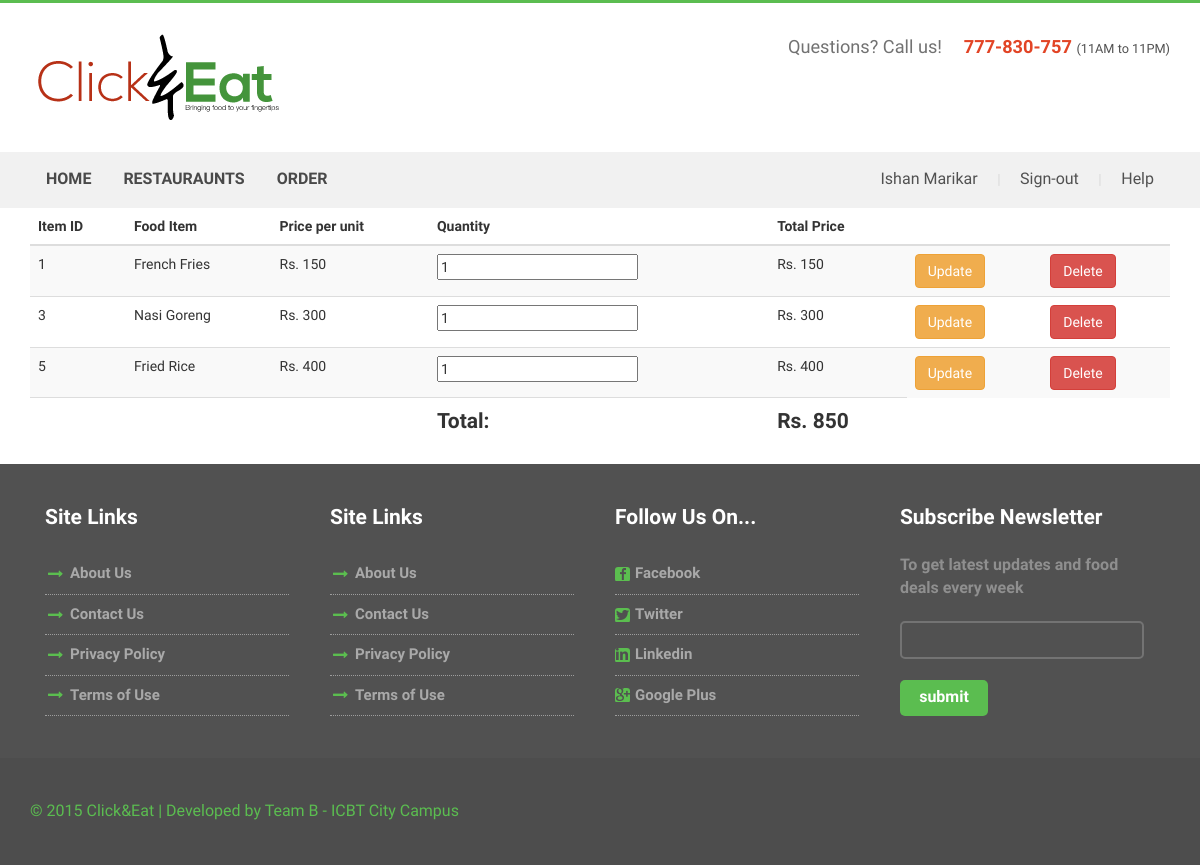
Before: /ShoppingCart.php (signed in) with the older database file.
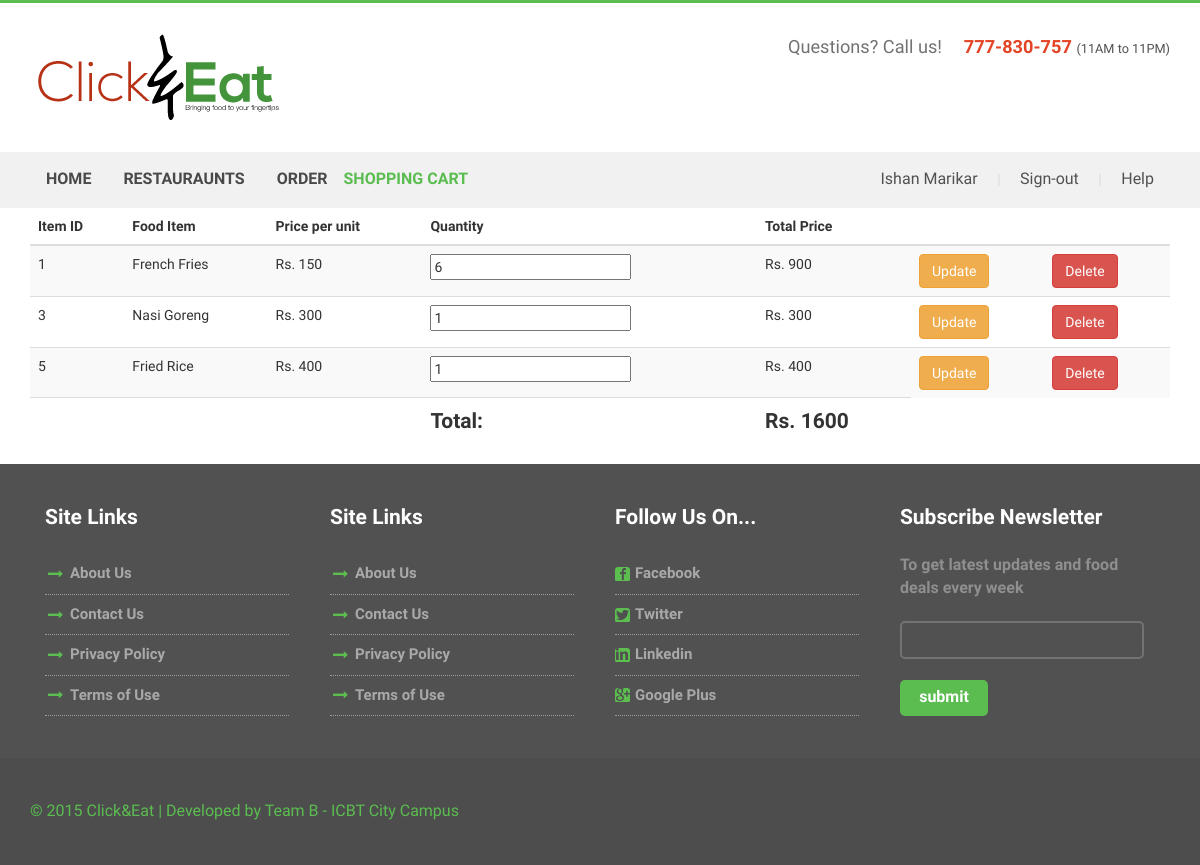
After: the same page with the newer database file.
### tables this page shows
CREATE TABLE IF NOT EXISTS `pages` (
  `pageID` int(11) NOT NULL AUTO_INCREMENT,
  `pageTitle` text NOT NULL,
  `pageLocation` text NOT NULL,
  PRIMARY KEY (`pageID`)
);

CREATE TABLE IF NOT EXISTS `cart_items` (
  `cartItem_ID` int(11) NOT NULL AUTO_INCREMENT,
  `meal_id` int(11) NOT NULL,
  `quantity` int(11) NOT NULL,
  `cartId` int(11) NOT NULL,
  PRIMARY KEY (`cartItem_ID`),
  KEY `FK_cart_items_meal` (`meal_id`),
  KEY `FK_cart_items_cart` (`cartId`),
  CONSTRAINT `FK_cart_items_cart` FOREIGN KEY (`cartId`) REFERENCES `cart` (`cartId`),
  CONSTRAINT `FK_cart_items_meal` FOREIGN KEY (`meal_id`) REFERENCES `meal` (`meal_id`)
);

CREATE TABLE IF NOT EXISTS `meal` (
  `meal_id` int(11) NOT NULL AUTO_INCREMENT,
  `mealName` text NOT NULL,
  `mealDescription` text NOT NULL,
  `mealPrice` int(11) NOT NULL,
  `restaurantId` int(11) NOT NULL,
  PRIMARY KEY (`meal_id`),
  KEY `FK_RestaurantId` (`restaurantId`),
  CONSTRAINT `FK_RestaurantId` FOREIGN KEY (`restaurantId`) REFERENCES `restaurant` (`Restaurant_ID`)
);

### includes/database.class.php (called while the page is built, shortened)
<?php
class Database
{
	private function createConnection()
	{
		try {
			$dsn = "mysql:host=".HOST.";dbname=".DATABASE;
			$database  = new \PDO($dsn, USERNAME, PASSWORD);
			$database->setAttribute(\PDO::ATTR_ERRMODE, \PDO::ERRMODE_EXCEPTION);
			return $database;
		} catch (\Exception $ex) {
			throw $ex;
		}
	}
	public function query( $query, $queryParameters )
	{
		try {
			$connection = $this->createConnection();
			if (empty($queryParameters)) {
				$preparedStatement = $connection->query($query);
			} else {
				$preparedStatement = $connection->prepare($query);
			}
			if (!empty($queryParameters)) {
				$preparedStatement->execute($queryParameters);
			}
			$result = $preparedStatement->fetchAll();
			return $result;
		} catch (\Exception $ex) {
			$GLOBALS['error'] = $ex->getMessage();
			throw $ex;
		}
	}
}

### includes/ShoppingCart.class.php (called while the page is built, shortened)
<?php
	require_once("database.class.php");
class ShoppingCart extends \FinalProject\Database{
	public function getAllItems($userId)
	{
		$sql = "SELECT cart.cartId,
				cart.userId,
				cart_items.cartItem_ID,
				meal.meal_id, meal.mealName,
				meal.mealDescription,
				cart_items.quantity,
				meal.mealPrice, meal.restaurantId
				from cart
				INNER JOIN cart_items
				ON cart.cartId = cart_items.cartId
				INNER JOIN meal
				ON cart_items.meal_id = meal.meal_id
				WHERE userId = :userId";
		$queryParameters = array(
			":userId" => $userId
		);
		$result = $this->query($sql, $queryParameters);
		return $result;
	}
}

### ShoppingCart.php (the view, shortened to what the rows shown need)
<?php
	include_once("includes/webpage.class.php");
	require_once("includes/shoppingcart.class.php");
	$shoppingCart = new ShoppingCart();
	$webPage = new \FinalProject\WebPage("Shopping Cart");
	$headerContent = $webPage->addHeader();
	echo $headerContent;
	if (isset($_SESSION['currentUserID'])) {
		$currentUserID = $_SESSION['currentUserID'];
		$cartItems = $shoppingCart->getAllItems($currentUserID);
		$shoppingCart->getUserCart($currentUserID);
	}
	if (isset($_REQUEST['action'])) {
		if ($_REQUEST['action'] == "add") {
			if (isset($_REQUEST['product_id'])) {
				$productId = $_REQUEST['product_id'];
				$shoppingCart->addToCart($productId, 1);
			}
		}
		if ($_REQUEST['action'] == "delete") {
			if (isset($_REQUEST['cart_item'])) {
				$cartItems = $_REQUEST['cart_item'];
				$shoppingCart->removeFromCart($cartItems);
			}
		}
		if ($_REQUEST['action'] == "update") {
			if (isset($_REQUEST['cart_item']) && $_REQUEST['quantity']) {
				$cartItems = $_REQUEST['cart_item'];
				$quantity = $_REQUEST['quantity'];
				$shoppingCart->updateQuantity($cartItems, $quantity);
			}
		}
		header("Location: shoppingcart.php");
	} else {
		?>
		<div class="container">
		<table class="table table-striped">
		<thead>
		<tr>
			<th>Item ID</th>
			<th>Food Item</th>
			<th>Price per unit</th>
			<th>Quantity</th>
			<th>Total Price</th>
			<th></th>
			<th></th>
		</tr>
		</thead>
		<tbody>
		<?php if (!empty($cartItems)) {
			foreach ($cartItems as $item) {
				?>
				<tr>
					<td><?php echo $item['meal_id'] ?></td>
					<td><?php echo $item['mealName'] ?></td>
					<td><?php echo "Rs. " . $item['mealPrice'] ?></td>
					<form action="shoppingcart.php" method="get" onclick="return validate()">
						<td><?php echo("<input id='quantity' name ='quantity' value='{$item['quantity']}'>") ?></td>
						<td><?php $price = $item['mealPrice'] * $item['quantity'];
								echo "Rs. " . $price;
							?></td>
						<td>
							<button type="submit" class="updateButton btn btn-warning">Update</button>
						</td>
						<td><a class="deleteButton btn btn-danger"
						       href="<?php echo("shoppingcart.php?action=delete&cart_item=" . $item['cartItem_ID']); ?>">Delete</a>
						</td>
					</form>
				</tr>
			<?php } ?>
		<?php
		} else {
			echo("<h4>No items in the shopping cart.</h4>");
		}
	}?>
	</tbody>
	</table>
</div>
<?php
	$footerContent = $webPage->addFooter();
	echo $footerContent;

### includes/webpage.class.php (shortened to what the rows shown need)
<?php
require_once("database.class.php");
class WebPage extends Database
{
	var $siteName;
	var $copyrightYear;
	var $developedBy;
	var $title;
	public function __construct( $title )
	{
		$this->copyrightYear = date("Y");
		$this->developedBy = "Team B - ICBT City Campus";
		$this->siteName = "Click&Eat";
		$this->title = $title;
	}
	public function addHeader()
	{
		$content = "<!DOCTYPE html> ";
		$content .= "<html> ";
		$content .= "<head> ";
		$content .= "<title>{$this->title} | {$this->siteName}</title> ";
		$content .= "<link href='/css/bootstrap.css' rel='stylesheet' type='text/css' /> ";
		$content .= " ";
		$content .= "<script src='/js/jquery.min.js'></script> ";
		$content .= " ";
		$content .= "<link href='/css/style.css' rel='stylesheet' type='text/css' media='all' /> ";
		$content .= " ";
		$content .= "<meta name='viewport' content='width=device-width, initial-scale=1'> ";
		$content .= "<script type='application/x-javascript'> addEventListener('load', function() { setTimeout(hideURLbar, 0); }, false); function hideURLbar(){ window.scrollTo(0,1); }</script> ";
		$content .= " ";
		$content .= "<link href='http://fonts.googleapis.com/css?family=Source+Sans+Pro:200,300,400,600,700,900,200italic,300italic,400italic,600italic,700italic,900italic' rel='stylesheet' type='text/css'> ";
		$content .= "<link href='http://fonts.googleapis.com/css?family=Lobster+Two:400,400italic,700,700italic' rel='stylesheet' type='text/css'> ";
		$content .= " ";
		$content .= "<script src='/js/wow.min.js'></script> ";
		$content .= "<link href='/css/animate.css' rel='stylesheet' type='text/css' /> ";
		$content .= "<script> ";
		$content .= "new WOW().init(); ";
		$content .= "</script> ";
		$content .= "<script type='text/javascript' src='/js/move-top.js'></script> ";
		$content .= "<script type='text/javascript' src='/js/easing.js'></script> ";
		$content .= "<script type='text/javascript'> ";
		$content .= "jQuery(document).ready(function($) { ";
		$content .= "$('.scroll').click(function(event){		 ";
		$content .= "event.preventDefault(); ";
		$content .= "$('html,body').animate({scrollTop:$(this.hash).offset().top},1200); ";
		$content .= "}); ";
		$content .= "}); ";
		$content .= "</script> ";
		$content .= "</head> ";
		$content .= "<body> ";
		$content .= " ";
		$content .= "<div class='header'> ";
		$content .= "<div class='container'> ";
		$content .= "<div class='top-header'> ";
		$content .= "<div class='logo'> ";
		$content .= "<a href='./index.php'><img src='/images/logo.png' class='img-responsive' alt='' /></a> ";
		$content .= "</div> ";
		$content .= "<div class='queries'> ";
		$content .= "<p>Questions? Call us!<span>777-830-757 </span><label>(11AM to 11PM)</label></p> ";
		$content .= "</div> ";
		$content .= "<div class='clearfix'></div> ";
		$content .= "</div> ";
		$content .= "</div> ";
		$content .= "<div class='menu-bar'> ";
		$content .= "<div class='container'> ";
		$content .= "<div class='top-menu'> ";
		$content .= "<ul> ";
		$content .= $this->addNavigationBar();
		$content .= "</ul> ";
		$content .= "</div> ";
		$content .= "<div class='login-section'> ";
		$content .= "<ul> ";
		if (isset($_SESSION['isLogged']) and $_SESSION['isLogged'] == true) {
			$content .= "<li><a href='#'>{$_SESSION['fullName']}</a>  </li> | ";
			$content .= "<li><a href='./includes/functions.php?action=logout'>Sign-out</a> </li> | ";
		} else {
			$content .= "<li><a href='#sign-in' data-toggle='modal' data-target='#signinModal'>Login</a>  </li> | ";
			$content .= "<li><a href='./register.php'>Register</a> </li> | ";
		}
		$content .= "<li><a href='#'>Help</a></li> ";
		$content .= "<div class='clearfix'></div> ";
		$content .= "</ul> ";
		$content .= "</div> ";
		$content .= "<div class='clearfix'></div> ";
		$content .= "</div> ";
		$content .= "</div> ";
		$content .= "</div> ";
		return $content;
	}
	private function addNavigationBar()
	{
		$sql = "SELECT * from pages";
		$queryParameters = "";
		$result = $this->query($sql, $queryParameters);
		$content = "";
		foreach ($result as $pages) {
			if ($this->title == $pages['pageTitle']) {
				$content .= "<li class='active'><a href='./{$pages['pageLocation']}'>{$pages['pageTitle']}</a></li>";
			} else {
				$content .= "<li><a href='./{$pages['pageLocation']}'>{$pages['pageTitle']}</a></li>";
			}
		}
		$content .= "<div class='clearfix'></div>";
		return $content;
	}
	public function addFooter()
	{
		$content = "<div class='contact-section' id='contact'>";
		$content .= "<div class='container'>";
		$content .= "<div class='contact-section-grids'>";
		$content .= "<div class='col-md-3 contact-section-grid wow fadeInLeft' data-wow-delay='0.4s'>";
		$content .= "<h4>Site Links</h4>";
		$content .= "<ul>";
		$content .= "<li><i class='point'></i></li>";
		$content .= "<li class='data'><a href='#'>About Us</a></li>";
		$content .= "</ul>";
		$content .= "<ul>";
		$content .= "<li><i class='point'></i></li>";
		$content .= "<li class='data'><a href='#'>Contact Us</a></li>";
		$content .= "</ul>";
		$content .= "<ul>";
		$content .= "<li><i class='point'></i></li>";
		$content .= "<li class='data'><a href='#'>Privacy Policy</a></li>";
		$content .= "</ul>";
		$content .= "<ul>";
		$content .= "<li><i class='point'></i></li>";
		$content .= "<li class='data'><a href='#'>Terms of Use</a></li>";
		$content .= "</ul>";
		$content .= "</div>";
		$content .= "<div class='col-md-3 contact-section-grid wow fadeInLeft' data-wow-delay='0.4s'>";
		$content .= "<h4>Site Links</h4>";
		$content .= "<ul>";
		$content .= "<li><i class='point'></i></li>";
		$content .= "<li class='data'><a href='#'>About Us</a></li>";
		$content .= "</ul>";
		$content .= "<ul>";
		$content .= "<li><i class='point'></i></li>";
		$content .= "<li class='data'><a href='#'>Contact Us</a></li>";
		$content .= "</ul>";
		$content .= "<ul>";
		$content .= "<li><i class='point'></i></li>";
		$content .= "<li class='data'><a href='#'>Privacy Policy</a></li>";
		$content .= "</ul>";
		$content .= "<ul>";
		$content .= "<li><i class='point'></i></li>";
		$content .= "<li class='data'><a href='#'>Terms of Use</a></li>";
		$content .= "</ul>";
		$content .= "</div>";
		$content .= "<div class='col-md-3 contact-section-grid wow fadeInRight' data-wow-delay='0.4s'>";
		$content .= "<h4>Follow Us On...</h4>";
		$content .= "<ul>";
		$content .= "<li><i class='fb'></i></li>";
		$content .= "<li class='data'> <a href='#'>  Facebook</a></li>";
		$content .= "</ul>";
		$content .= "<ul>";
		$content .= "<li><i class='tw'></i></li>";
		$content .= "<li class='data'> <a href='#'>Twitter</a></li>";
		$content .= "</ul>";
		$content .= "<ul>";
		$content .= "<li><i class='in'></i></li>";
		$content .= "<li class='data'><a href='#'> Linkedin</a></li>";
		$content .= "</ul>";
		$content .= "<ul>";
		$content .= "<li><i class='gp'></i></li>";
		$content .= "<li class='data'><a href='#'>Google Plus</a></li>";
		$content .= "</ul>";
		$content .= "</div>";
		$content .= "<div class='col-md-3 contact-section-grid nth-grid wow fadeInRight' data-wow-delay='0.4s'>";
		$content .= "<h4>Subscribe Newsletter</h4>";
		$content .= "<p>To get latest updates and food deals every week</p>";
		$content .= "<input type='text' class='text' value='' onfocus='this.value = '';' onblur='if (this.value == '') {this.value = '';}'>";
		$content .= "<input type='submit' value='submit'>";
		$content .= "</div>";
		$content .= "<div class='clearfix'></div>";
		$content .= "</div>";
		$content .= "</div>";
		$content .= "</div>";
		$content .= "";
		$content .= "";
		$content .= "<div class='footer'>";
		$content .= "<div class='container'>";
		$content .= "<p class='wow fadeInLeft' data-wow-delay='0.4s'>&copy; {$this->copyrightYear} {$this->siteName} | Developed by {$this->developedBy} </p>";
		$content .= "</div>";
		$content .= "</div>";
		$content .= "";
		$content .= "<script type='text/javascript'>";
		$content .= "$(document).ready(function() {";
		$content .= "/*";
		$content .= "var defaults = {";
		$content .= "containerID: 'toTop', // fading element id";
		$content .= "containerHoverID: 'toTopHover', // fading element hover id";
		$content .= "scrollSpeed: 1200,";
		$content .= "easingType: 'linear'";
		$content .= "};";
		$content .= "*/";
		$content .= "$().UItoTop({ easingType: 'easeOutQuart' });";
		$content .= "});";
		$content .= "</script>";
		$content .= "<a href='#' id='toTop' style='display: block;'> <span id='toTopHover' style='opacity: 1;'> </span></a>";
		$content .= "<div class='modal fade' id='signinModal' tabindex='-1' role='dialog' aria-labelledby='basicModal' aria-hidden='true'> ";
		$content .= "    <div class='modal-dialog'>";
		$content .= "      <div class='modal-content'>";
		$content .= "        <div class='modal-header'>";
		$content .= "          <button type='button' class='close' data-dismiss='modal' aria-hidden='true'>&times;</button>";
		$content .= "          <h2 class='modal-title' id='myModalLabel'>Sign in</h2>";
		$content .= "        </div>";
		$content .= "          <form class='form-horizontal' id='register-form' name='login' action='./includes/functions.php' onsubmit='return validateLoginForm();'>";
		$content .= "            <div class='modal-body'>";
		$content .= "            <fieldset>";
		$content .= "              ";
		$content .= "              <div class='form-group'>";
		$content .= "                <label class='col-md-4 control-label' for='email'>Email:</label>";
		$content .= "                <div class='col-md-5'>";
		$content .= "                <input id='email' name='email' type='text' placeholder='username' class='form-control input-md' required=''>";
		$content .= "                </div>";
		$content .= "              </div>";
		$content .= "              ";
		$content .= "              <div class='form-group'>";
		$content .= "                <label class='col-md-4 control-label' for='password'>Password:</label>";
		$content .= "                <div class='col-md-5'>";
		$content .= "                <input id='password' name='password' type='password' placeholder='password' class='form-control input-md' required=''>";
		$content .= "                </div>";
		$content .= "              </div>";
		$content .= "                <input type='hidden' name='action' value='signin'>";
		$content .= "            </fieldset>";
		$content .= "        </div>";
		$content .= "        <div class='modal-footer'>";
		$content .= "          <button class='btn btn-danger' data-dismiss='modal' aria-hidden='true'>Cancel</button>";
		$content .= "            <input type='submit' class='btn btn-success' id='signin-button' value='Sign In'>";
		$content .= "        </div>";
		$content .= "          </form>";
		$content .= "<script src='../js/bootstrap.min.js'></script>";
		$content .= "</body>";
		$content .= "</html>";
		return $content;
	}
}

Changed rows visible on the page:
removed cart_items: meal.meal_id "1", meal.mealName "French Fries", meal.mealPrice "150", quantity "1"
added pages: pageTitle "SHOPPING CART"
added cart_items: meal.meal_id "1", meal.mealName "French Fries", meal.mealPrice "150", quantity "6", price "900"
Other visible differences:
$total: "850" → "1600"
